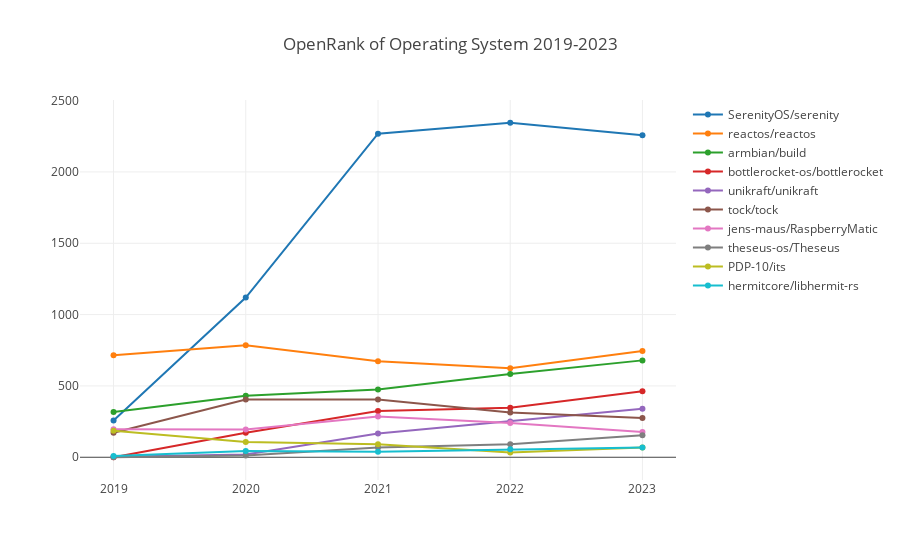

The code cell stored with this chart in its notebook:
### Markdown cell above
### 操作系统

### Code cell
processTechFieldData(':technology/operating_system', 'Operating System');

### Figure 1 — Plotly figure (JSON) as saved in the notebook; plotly's stock layout.template omitted (floating-point values rounded to 4 significant figures)
{"data": [{"name": "SerenityOS/serenity", "x": [2019, 2020, 2021, 2022, 2023], "y": [257.7, 1119.0, 2268.0, 2345.0, 2258.0]}, {"name": "reactos/reactos", "x": [2019, 2020, 2021, 2022, 2023], "y": [715.1, 785.6, 673.3, 623.7, 745.2]}, {"name": "armbian/build", "x": [2019, 2020, 2021, 2022, 2023], "y": [317.6, 431.2, 474.6, 584.3, 679.1]}, {"name": "bottlerocket-os/bottlerocket", "x": [2019, 2020, 2021, 2022, 2023], "y": [0, 171.8, 324.5, 346.3, 462.1]}, {"name": "unikraft/unikraft", "x": [2019, 2020, 2021, 2022, 2023], "y": [3.98, 18.99, 166.8, 251.4, 340.8]}, {"name": "tock/tock", "x": [2019, 2020, 2021, 2022, 2023], "y": [171.2, 405.4, 404.4, 314.2, 275.3]}, {"name": "jens-maus/RaspberryMatic", "x": [2019, 2020, 2021, 2022, 2023], "y": [196.9, 194.1, 284.9, 240.2, 176.6]}, {"name": "theseus-os/Theseus", "x": [2019, 2020, 2021, 2022, 2023], "y": [0, 11.52, 68.2, 90.79, 155.0]}, {"name": "PDP-10/its", "x": [2019, 2020, 2021, 2022, 2023], "y": [185.8, 106.1, 90.9, 33.22, 69.1]}, {"name": "hermitcore/libhermit-rs", "x": [2019, 2020, 2021, 2022, 2023], "y": [8.41, 43.69, 38.86, 55.72, 68.58]}], "layout": {"autosize": true, "title": {"text": "OpenRank of Operating System 2019-2023"}, "xaxis": {"autorange": true, "range": [2019.0, 2023.0], "type": "linear"}, "yaxis": {"autorange": true, "range": [-193.5, 2538.0], "type": "linear"}}}
